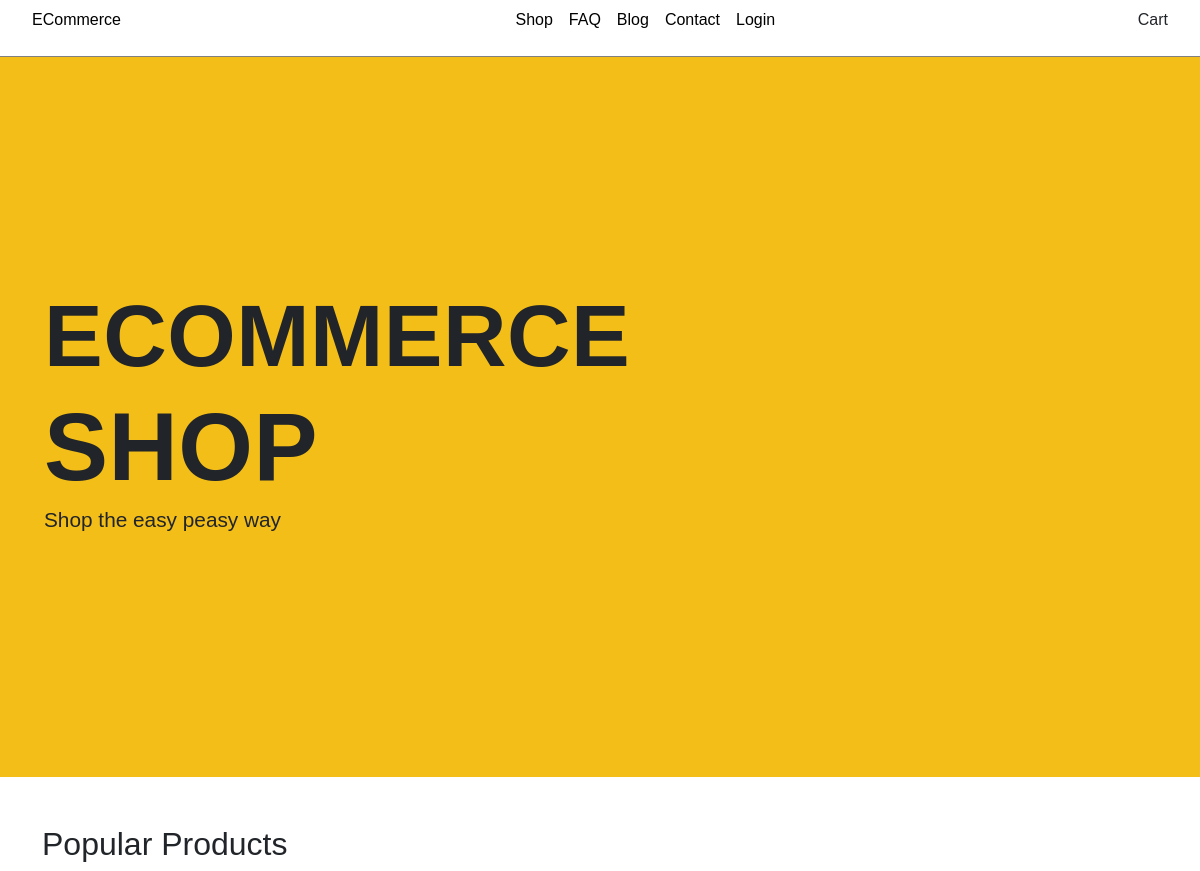
The app's page /, older data.
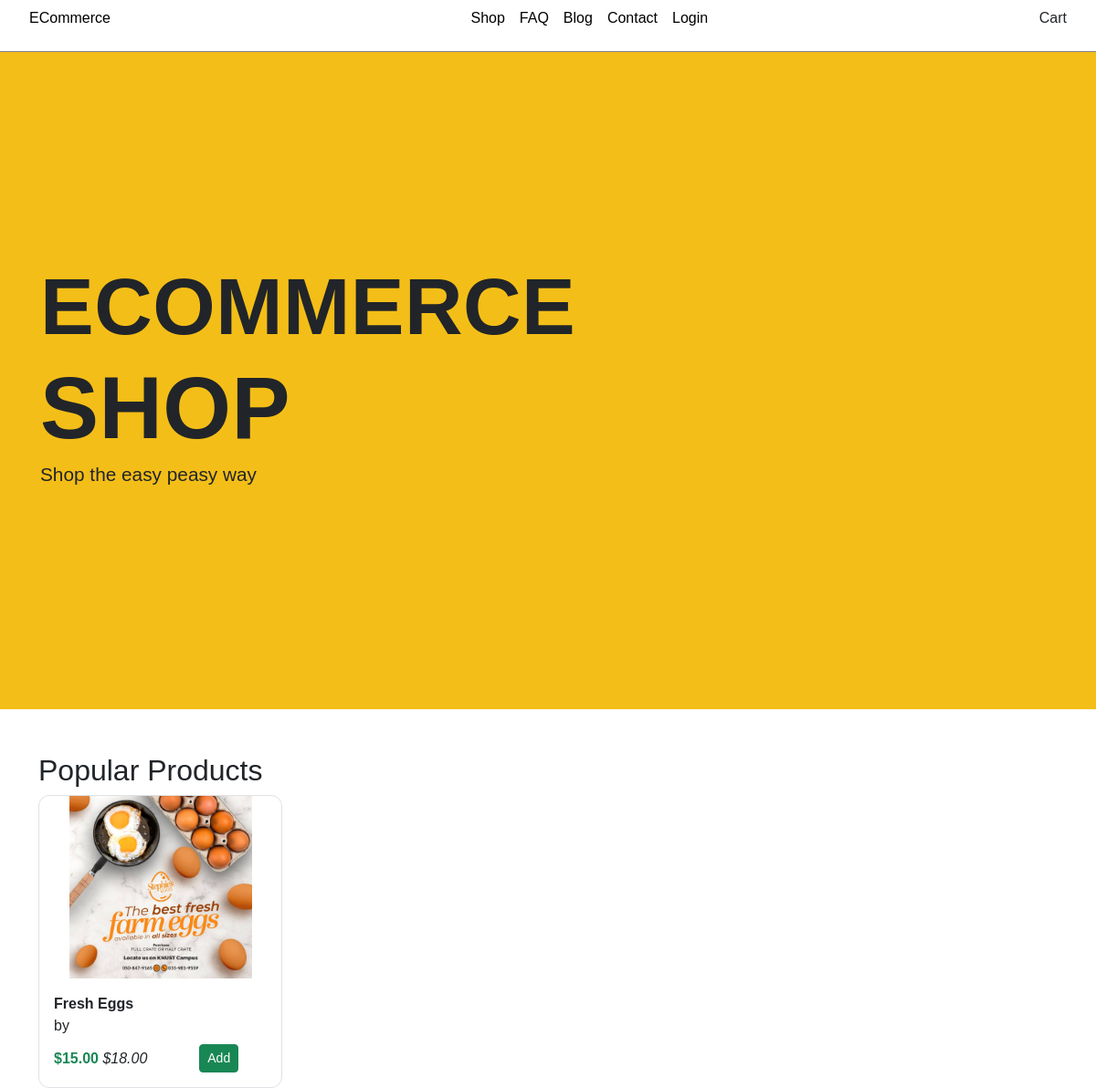
The same page, newer data.
### core/models.py (models this page shows, shortened)
class Product(models.Model):
    pid = ShortUUIDField(unique=True, length=10, max_length=20, alphabet="abcdefg12345")
    user = models.ForeignKey(User, on_delete=models.SET_NULL, null=True)
    vendor = models.ForeignKey(Vendor, on_delete=models.SET_NULL, null=True)
    category = models.ForeignKey(Category, on_delete=models.SET_NULL, null=True)
    title = models.CharField(max_length=100, default="Fresh Pear")
    image = models.ImageField(upload_to=user_directory_path, default="product.jpg")
    description = models.TextField(null=True, blank=True, default="This is the product")
    price = models.DecimalField(max_digits=999999999999, decimal_places=2, default="1.99")
    old_price = models.DecimalField(max_digits=999999999999, decimal_places=2, default="2.99")
    specifications = models.TextField(null=True, blank=True)
    product_status = models.CharField(choices=STATUS, max_length=10, default="in_review")
    status = models.BooleanField(default=True)
    in_stock = models.BooleanField(default=True)
    featured = models.BooleanField(default=False)
    digital = models.BooleanField(default=False)
    sku = ShortUUIDField(unique=True, length=4, max_length=10, prefix="sku", alphabet="1234567890")
    date = models.DateTimeField(auto_now_add=True)
    updated = models.DateTimeField(null=True, blank=True)
    class Meta:
        verbose_name_plural = "Products"

### core/views.py (the view)
# urls.py: path('', views.index, name= 'index'),
def index(request):
    products = Product.objects.filter(featured=True).order_by("-date")
    context = {
        "products": products
    }
    return render(request, 'core/index.html', context)

### templates/core/index.html (shortened to what this page needs)
{% extends 'partials/base.html' %} {% block body_content %}
<section class="Home">
  <header>
    <nav>
      <a href="#" class="brand">ECommerce</a>
      <ul>
        <li><a href="#">Shop</a></li>
        <li><a href="#">FAQ</a></li>
        <li><a href="#">Blog</a></li>
        <li><a href="#">Contact</a></li>
        {% if request.user.is_authenticated %}
            <li><a href="{% url 'userauths:logout' %}">Logout</a></li>
        {% else %}
            <li><a href="{% url 'userauths:login' %}">Login</a></li>
        {% endif %}
      </ul>
      <span>Cart</span>
    </nav>
  </header>
  <main>
    <section class="Hero">
      <div class="container hero_content">
        <h1>ECommerce</h1>
        <h1>Shop</h1>
        <p>Shop the easy peasy way</p>
      </div>
    </section>
    <section class="Products container pt-5">
        <h2>Popular Products</h2>
        <div class="products_wrapper">
            {% for product in products %}
            <div class="product border">
                <div class="image text-center">
                    <img src="{{ product.image.url }}" height="200" />
                </div>
                <div class="text p-3">
                    <p class="m-0"><b>{{ product.title }}</b></p>
                    <p class="m-0">by {{ product.vendor.title }}</p>
                    <div class="footer row align-items-center mt-2">
                        <div class="col">
                            <span class="text-success"><b>${{ product.price }}</b></span>
                            <span><i>${{ product.old_price }}</i></span>
                        </div>
                        <div class="col text-center">
                            <span class="btn btn-sm btn-success">Add</span>
                        </div>
                    </div>
                </div>
            </div>
            {% endfor %}
        </div>
    </section>
  </main>
</section>
{% endblock body_content %}

### templates/partials/base.html (shortened to what this page needs)
{% load static %}
<!DOCTYPE html>
<html lang="en">
  <head>
    <link
      href="https://cdn.jsdelivr.net/npm/bootstrap@5.3.2/dist/css/bootstrap.min.css"
      rel="stylesheet"
    />
    <link rel="stylesheet" href="{% static 'css/styles.css' %}" />
  </head>
  <body>
    {% block body_content %} {% endblock body_content %}
  </body>
</html>

### static/css/styles.css (style rules this page uses)
* { margin: 0; padding: 0; box-sizing: border-box; font-family: helvetica, sans-serif, arial; }
.Home header nav { display: flex; justify-content: space-between; padding: 0.5em 2em; border-bottom: 1px solid grey; }
.Home header nav a { color: #000; text-decoration: none; }
.Home header nav ul { list-style: none; display: flex; justify-content: space-evenly; gap: 0 1em; }
.Home .Hero { height: 90vh; display: flex; align-items: center; padding: 0 2em; background: rgb(244, 190, 24); }
.Home .Hero .hero_content h1 { font-size: 5.5em; font-weight: bold; text-transform: uppercase; margin: 0; letter-spacing: 0.5px; }
.Home .Hero .hero_content h1:nth-of-type(2) { font-size: 6em; }
.Home .Hero .hero_content p { font-size: 1.3em; }
.Products .products_wrapper { display: grid; grid-template-columns: repeat(4, 1fr); gap: 1em; }
.Products .products_wrapper .product { border-radius: 12px; }

Row changes from the older to the newer data that the page shows:
added Product: image (picture), title "Fresh Eggs", price "15.00", old_price "18.00"
